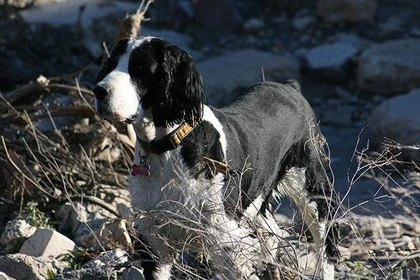
%> input picture data/Images/n02102040-English_springer/n02102040_1147.jpg, 420 x 280 px, shrunk from 500 x 333 before the run
$ octave function_fold_test.m   (GNU Octave 9; MATLAB toolbox functions it lacks are replaced by stand-ins)
%> lines starting %> are read from the running program, lines starting %| are printed output that depends on the picture
### Image Processing/rand_files.m
function processing_list = rand_files(num_dirs, num_files)
% This function returns a cell array of files from the Image database. It
% returns num_files random files from num_dirs random directories in the
% database. Again, the processing_list is a cell array. It contains the
% full paths to these images, and its contents can be accessed by using the
% syntax, processing_list{i}{j} to access the i,j-th element of the cell
% array. The root_path needs to be specified for a given machine; it is the
% full path to the image database.

%% get a list of all the folders in the Images directory
root_path = '/Users/lukasgemar/Dropbox/';
local_path = 'final_project/data/Images';
full_path = [root_path, local_path];
dirs = dir(full_path);
dirs = dirs(4:end);

%% choose num_dirs random directories
% grab random directory numbers
rand_floats = rand(1,num_dirs);
rand_ints = ceil(length(dirs)* rand_floats);

% select the directories of interest
dirs_oi = dirs(rand_ints);

%% grab num_files random images from each directory
processing_list = cell(num_dirs, 1);
for i = 1:length(dirs_oi)
    full_folder_path = [full_path '/' dirs_oi(i).name];
    file_names = dir(full_folder_path);
    file_names = file_names(3:end); % get rid of '.' and '..' at the start

    % get random indices
    rand_floats = rand(1, num_files);
    rand_ints = ceil(length(file_names) * rand_floats);

    % only pull out files at indices of interest
    file_names_oi = file_names(rand_ints);

    % create full file paths and store them in 'files_to_process' array
    full_file_paths = cell(1,num_files);
    for j = 1:length(file_names_oi)
        full_file_paths{j} = [full_folder_path '/' file_names_oi(j).name];
    end

    % this processing_list contains a 2-D cell array of files to process
    processing_list{i} = full_file_paths;
end

### Image Processing/map_functions.m
function map_functions(rand_files, varargin)
% This function applies a series of functions to a cell array of random files
% specified by rand_files. It ignores the return value of the series of
% functions passed in. The functions themselves should either return a
% function or unit. This is not useful in application but useful for
% testing.

for i = 1:size(rand_files, 1)
    for j = 1:size(rand_files{i}, 2)
        current_image = imread(rand_files{i}{j});
        function_fold(current_image, varargin);
    end
end

### Image Processing/function_fold.m
function img_out = function_fold(img, varargin)
% This function applies a series of functions to an image. Each function should
% either return an image or unit.

% deal with case that fun_combine was passed the variable # of args from
% another function (as from multiple_function_tester)


% This flattens the input array of functions so that the leftmost function
% in the nested array structure is the leftmost element in the flattened
% array.
    function fun_list = unwrap(args)
        if size(args, 2) == 1
            if iscell(args{1})
                fun_list = unwrap(args{1});
            else
                fun_list = args(1);
            end
        else
            if iscell(args{1})
                fun_list = [unwrap(args{1}), unwrap(args(2:end))];
            else
                fun_list = [args(1), unwrap(args(2:end))];
            end
        end
    end


% pull out the next function for application
fun_list = unwrap(varargin);
f = fun_list{1};

% recursively apply each of the functions to the image
if size(fun_list, 2) == 1 % base case; this is the last function to apply
    if nargout(f) == 0
        img_out = img;
        f(img);
    else
        img_out = f(img);
    end
else % recursively apply the remaining functions
    if nargout(f) == 0
        f(img);
        img_out = function_fold(img, fun_list(2:end));
    else % deal with case where function returns unit
        img_out = function_fold(f(img), fun_list(2:end));
    end
end
end


### Image Processing/show_imgs.m
function show_imgs(varargin)
% this function takes in any number of images and waits a specified period
% of time between showing each one

for i = 1:size(varargin, 2)
    if size(varargin{i}, 3) > 3
        imgs = varargin{i};
        for j = 1:size(varargin{i}, 3)
            imshow(imgs(:,:,j))
            pause(1.5)
        end
    else
        imshow(varargin{i})
        pause(1.5)
    end
end

### Image Processing/randomize_image.m
function img_out = randomize_image(img)

filter_size = 10;
random_thresh = 0.5;
h_bool = rand(filter_size) < random_thresh;
h = double(h_bool);
h = h ./ sum(h(:));

img_out = imfilter(img, h);

### Image Processing/function_fold_test.m
% try different combinations of filters
function_list_1 = {@randomize_image, @sobel_edges.vert, @thresh_img, @sobel_edges.hor, @show_imgs};
map_functions(rand_files(2,2), function_list);
%> (this line was passed over: function_list is not available in this run)

function_list1 = {@randomize_image, @sobel_edges.vert, @show_imgs};
function_list2 = {@randomize_image, @sobel_edges.hor, @show_imgs};
map_functions(rand_files(4,2), @show_imgs, function_list1, function_list2);
%> in map_functions, current_image is the input picture: size 280x420x3 uint8; mean R, G, B 72.3, 75.3, 76.9
%> in unwrap, `fun_list = unwrap(args{1});`: fun_list = 7 items
%> in randomize_image, `img_out = imfilter(img, h);`:
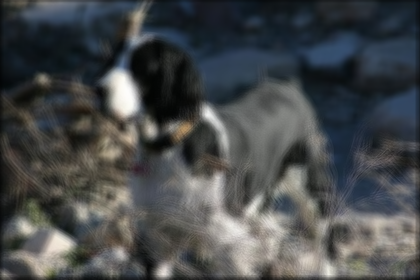
%> img_out: size 280x420x3 uint8; mean R, G, B 71.4, 74.4, 75.9
%> (the run ends here)
